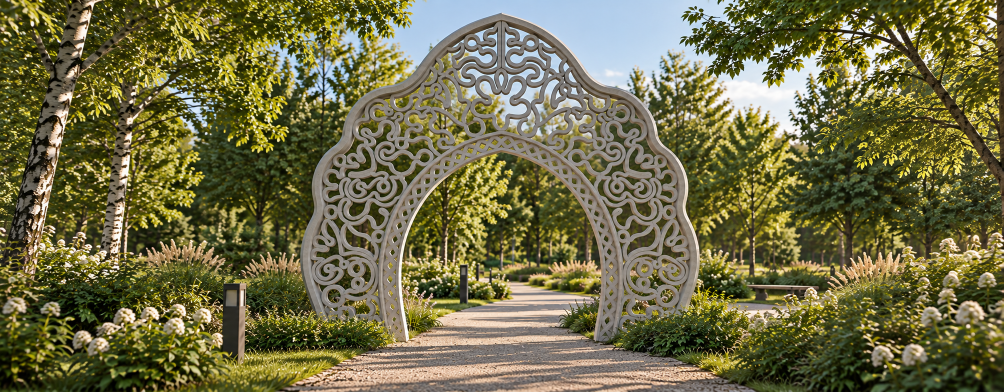
#> input picture images/main_desktop.png, 2007 x 784 px (shown at 1/2 size); its folder holds 5 pictures in this run
$ python prepare_assets.py
#> lines starting #> are read from the running program, lines starting #| are printed output that depends on the picture
"""Generate optimized local assets; originals are preserved."""
from pathlib import Path
import sys

ROOT = Path(__file__).resolve().parents[1]
sys.path.insert(0, str(ROOT / '.tools'))
from PIL import Image
import zxingcpp

source = ROOT / 'images'
output = source / 'optimized'
output.mkdir(exist_ok=True)

def webp(original, name, widths, crop=None, lossless=False):
#> called with original = 'main_desktop.png', name = 'main-desktop', lossless = False
    with Image.open(source / original) as image:
#> image is the input picture: PIL image 2007x784 RGB; mean R, G, B 112.5, 109.3, 71.2
        if crop:
            image = image.crop(crop)
        for width in widths:
            height = round(image.height * width / image.width)
            resized = image.resize((width, height), Image.Resampling.LANCZOS)
            suffix = f'-{width}' if len(widths) > 1 else ''
            resized.save(output / f'{name}{suffix}.webp', quality=82, method=6, lossless=lossless)
#> this loop made 3 passes
#> pass 1, in webp, `resized = image.resize((width, height), Image.Resampling.LANCZOS)`:
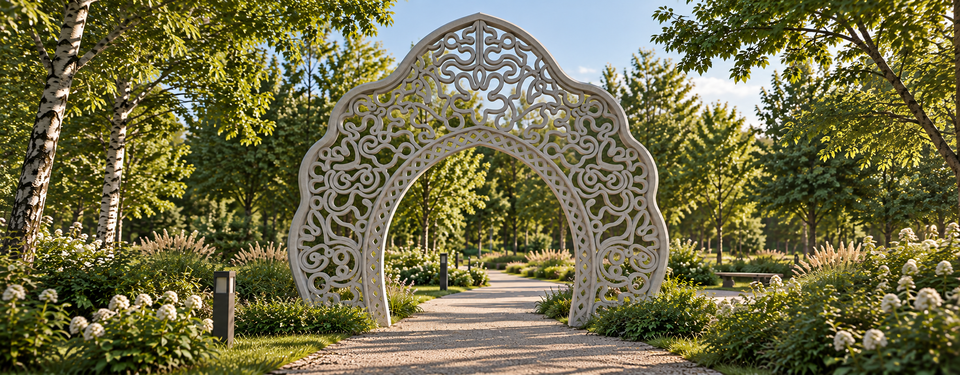
#> resized: PIL image 960x375 RGB; mean R, G, B 112.5, 109.3, 71.3

webp('main_desktop.png', 'main-desktop', [960, 1600, 2007])
# Square crop retains both outer edges and the crown of the central arch.
webp('main.png', 'main-mobile', [640, 960], crop=(365, 0, 1306, 941))
#> call 2 of webp, with original = 'main.png', name = 'main-mobile', crop = (365, 0, 1306, 941), lossless = False
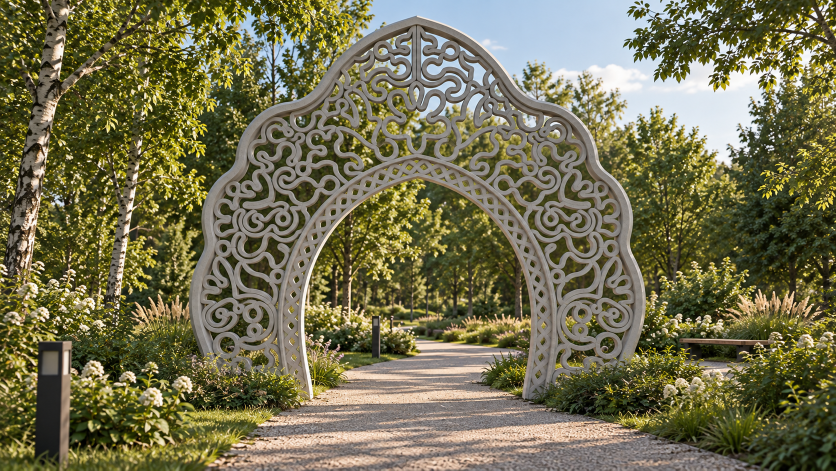
#> input picture images/main.png, 1672 x 941 px (shown at 1/2 size)
#> in webp, image is the input picture: PIL image 1672x941 RGB; mean R, G, B 115.9, 112.3, 80.5
#> in webp (call 2), `image = image.crop(crop)`:
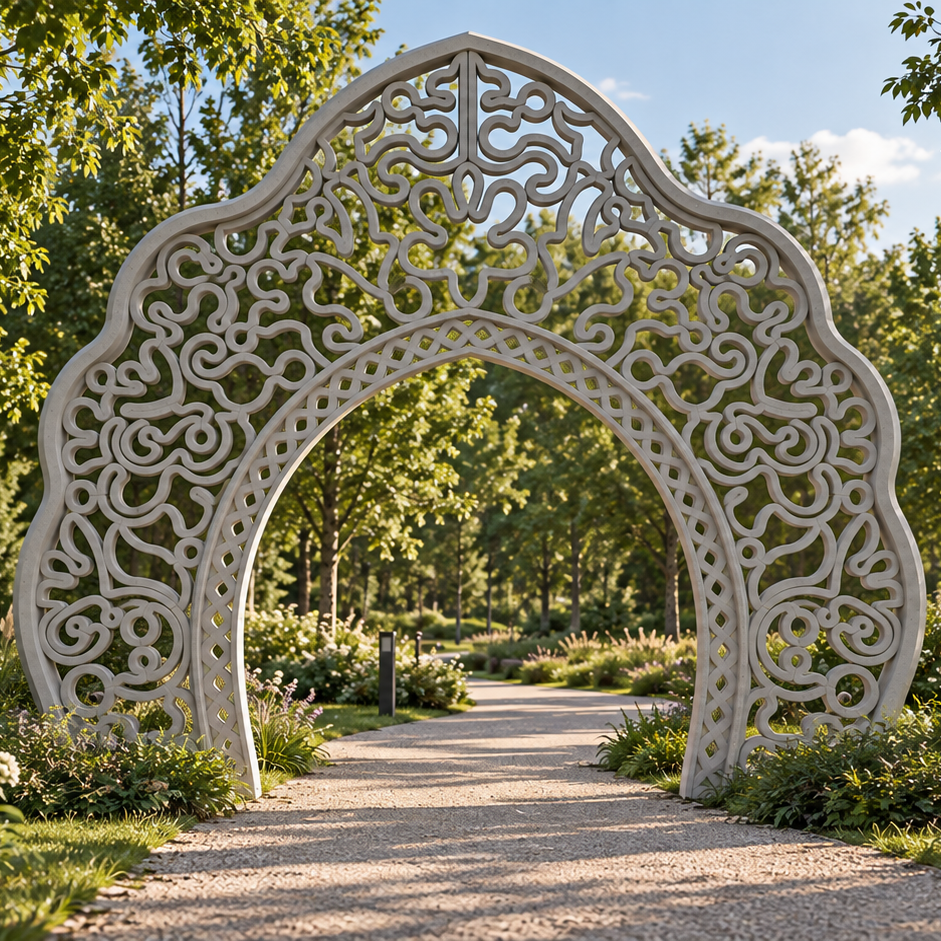
#> image: PIL image 941x941 RGB; mean R, G, B 127.2, 123.1, 99
#> the loop in webp (call 2), `for width in widths:` made 2 passes
#> pass 1, in webp (call 2), `resized = image.resize((width, height), Image.Resampling.LANCZOS)`:
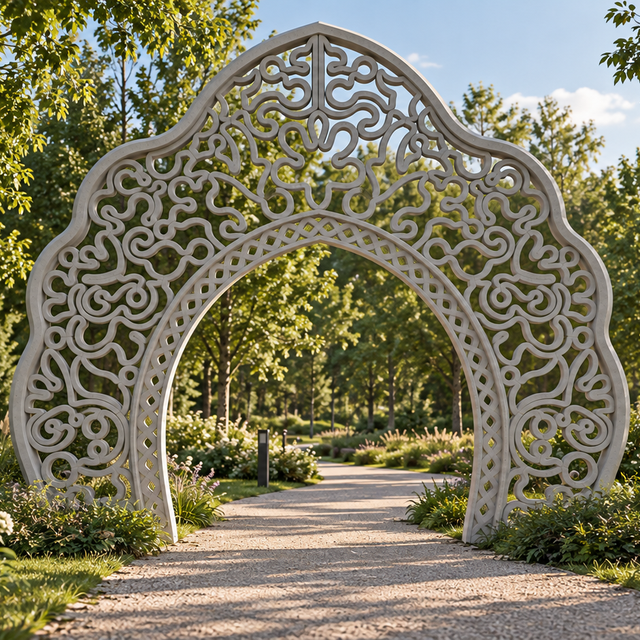
#> resized: PIL image 640x640 RGB; mean R, G, B 127.2, 123.1, 99
webp('technology.jpg', 'technology', [640, 1280])
#> call 3 of webp, with original = 'technology.jpg', name = 'technology', lossless = False
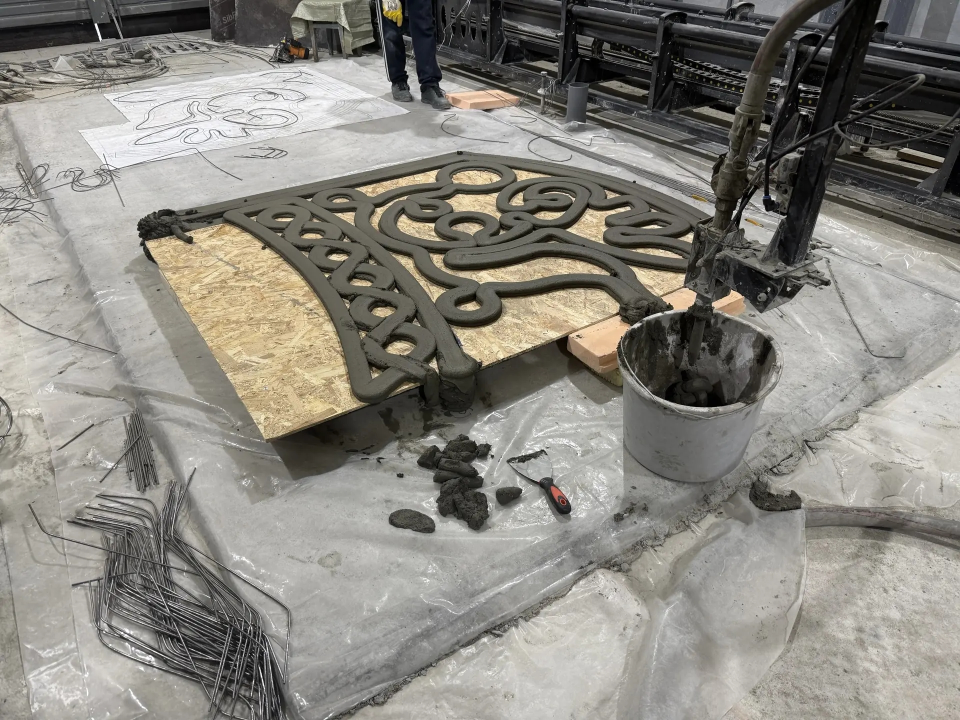
#> input picture images/technology.jpg, 1920 x 1440 px (shown at 1/2 size)
#> in webp, image is the input picture: PIL image 1920x1440 RGB; mean R, G, B 137.5, 134.8, 127.6
#> the loop in webp (call 3), `for width in widths:` made 2 passes
#> pass 1, in webp (call 3), `resized = image.resize((width, height), Image.Resampling.LANCZOS)`:
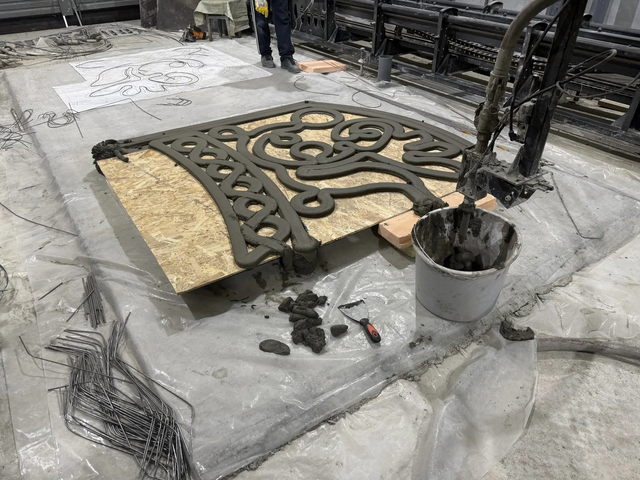
#> resized: PIL image 640x480 RGB; mean R, G, B 137.5, 134.8, 127.6
webp('Scheme.png', 'scheme', [1366], lossless=True)
#> call 4 of webp, with original = 'Scheme.png', name = 'scheme', lossless = True
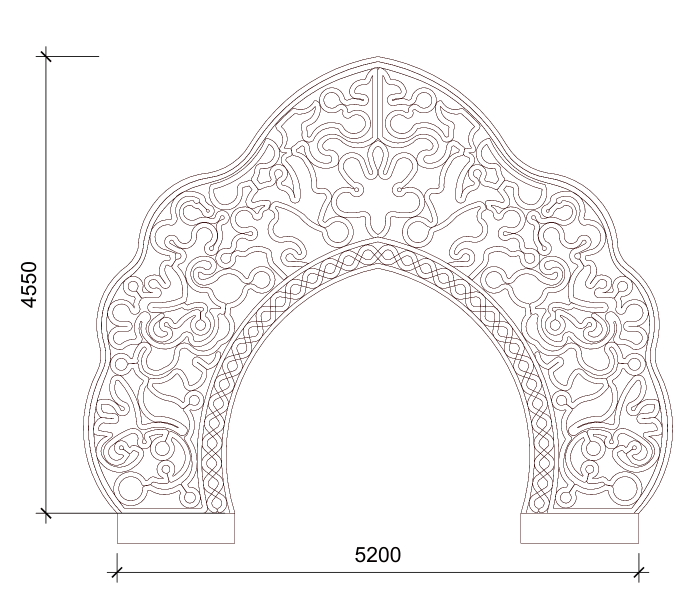
#> input picture images/Scheme.png, 1366 x 1198 px (shown at 1/2 size)
#> in webp, image is the input picture: PIL image 1366x1198 RGBA; mean R, G, B, A 246.4, 244.7, 244.7, 255
#> (the run stopped early here; a loop or call above may not have finished)
